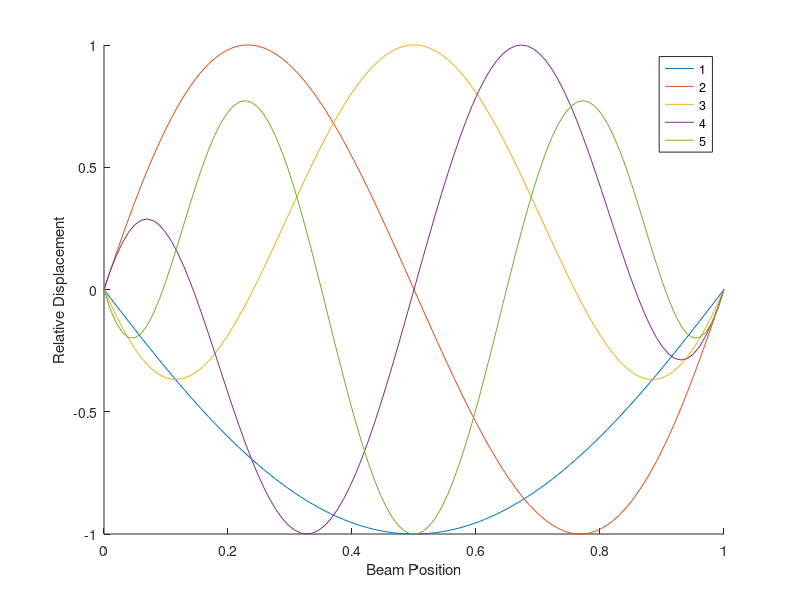
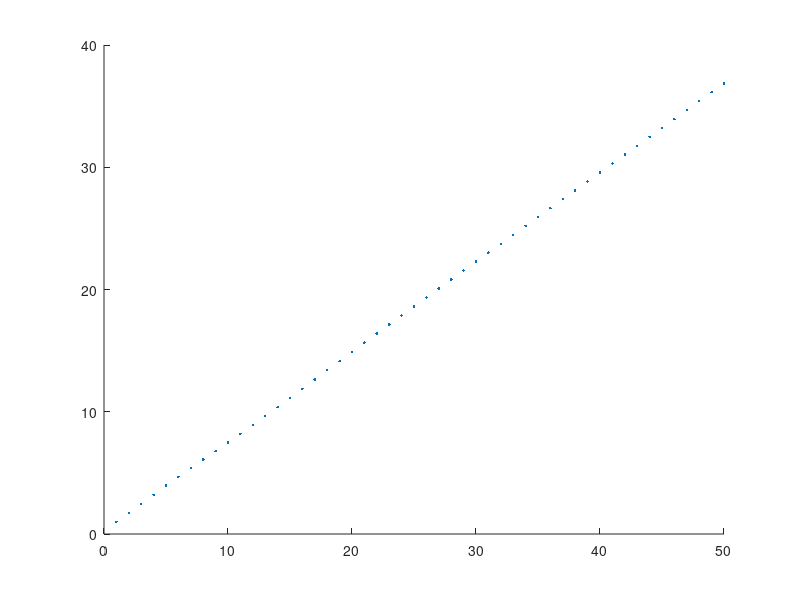
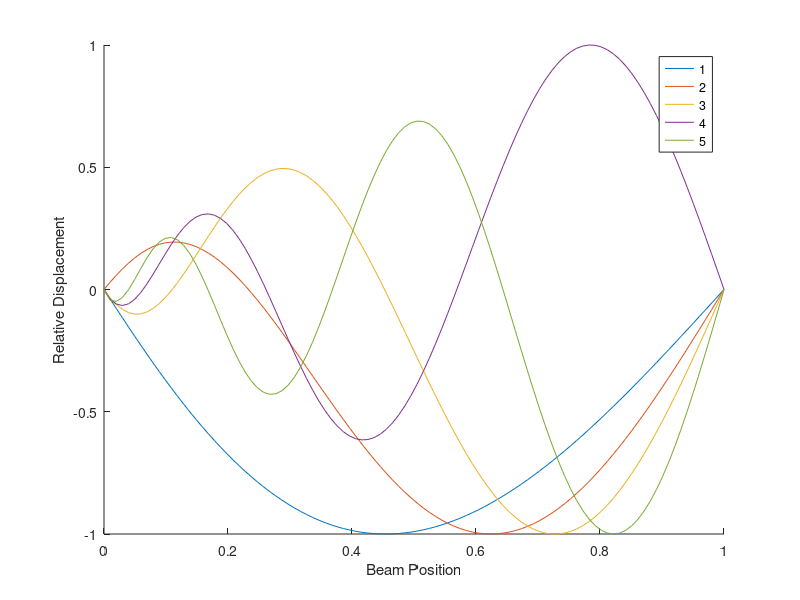
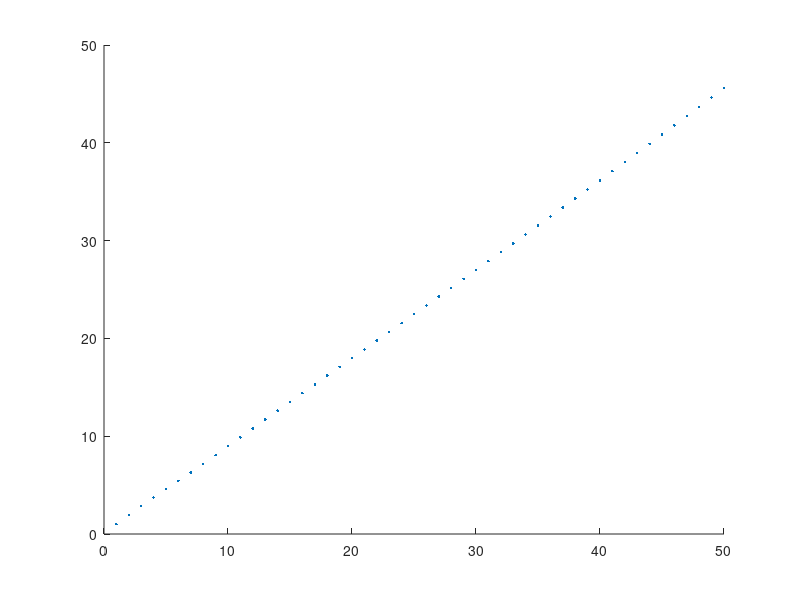

Reproduce these figures in MATLAB, in order.
clc; clear all;
addpath('Functions\');

%% BeamExamplesFEM.m
%  Joseph Anthony
%
% Created:         11/08/25
% Last Modified:   11/08/25
%
% Description: Produces several diagrams of BI-BI, BI-SS, SS-SS, and BI-FF beams
%   with their eigenspectra.
%% Flags
FLAG.DISPLAY_MODES = true;
FLAG.DISPLAY_SPECTRUM = true;
FLAG.CALCULATE_TIMESOLVER = true;

%% Parameters
n = 100;         % Mesh size, number of interior points
shapes = n;     % Number of shape functions

L = 1;           % Beam length
modeCount = 5;    % Number of displayed modes

%% BI-BI Beam
xvals = linspace(0,L,n+2);
deltax = mean(diff(xvals));
basis = zeros(shapes, n+2);
Dbasis = zeros(shapes, n+1);
D2basis = zeros(shapes, n);

% Generate shape functions and their respective derivatives
for i = 1:shapes
    basis(i,:) = xvals.*(xvals-L*ones(1,n+2)).*sin(pi*i*xvals);
    Dbasis(i,:) = diff(basis(i,:))/deltax;
    D2basis(i,:) = diff(Dbasis(i,:))/deltax;
end

% Generate symmetric stiffness matrices
K = zeros(shapes);
M = zeros(shapes);

for row = 1:shapes
    for col = 1:row
        K(row,col) = trapz(xvals(2:end-1), D2basis(row,:).*D2basis(col,:));
        M(row, col) = trapz(xvals, basis(row,:).*basis(col,:));
    end
end
K = K + K' - diag(diag(K));
M = M + M' - diag(diag(M));

% Determine sorted eigenbasis
[evecs, evals] = eig(K);
[~, index] = sort(diag(abs(evals))); 
evals = evals(index,index);
evecs = evecs(:, index);

% Display mode shapes
modeshapes = basis'*evecs;
modeshapes = modeshapes';

if FLAG.DISPLAY_MODES
    figure();
    hold on
    for i = 1:modeCount
        modeshapes(i,:) = modeshapes(i,:)/max(abs(modeshapes(i,:)));
        plot(xvals, modeshapes(i,:));
    end
    xlabel("Beam Position");
    ylabel("Relative Displacement");
    legend('1','2','3','4','5');
end


% Plot eigenvalue spectrum
espectrum = abs(diag(evals))/abs(evals(1,1));
scaled_espectrum = espectrum.^(1/4);

if FLAG.DISPLAY_SPECTRUM
    figure();
    hold on
    plot(scaled_espectrum(1:50), "LineStyle", "none", "Marker", ".");
end

%% BI-SS Beam
xvals = linspace(0,L,n+2);
deltax = mean(diff(xvals));
basis = zeros(shapes, n+2);
Dbasis = zeros(shapes, n+1);
D2basis = zeros(shapes, n);

% Generate shape functions and their respective derivatives
for i = 1:shapes
    basis(i,:) = xvals.*sin(i*pi*xvals);
    Dbasis(i,:) = diff(basis(i,:))/deltax;
    D2basis(i,:) = diff(Dbasis(i,:))/deltax;
end

% Generate symmetric stiffness matrices
K = zeros(shapes);
M = zeros(shapes);

for row = 1:shapes
    for col = 1:row
        K(row,col) = trapz(xvals(2:end-1), D2basis(row,:).*D2basis(col,:));
        M(row, col) = trapz(xvals, basis(row,:).*basis(col,:));
    end
end
K = K + K' - diag(diag(K));
M = M + M' - diag(diag(M));

% Determine sorted eigenbasis
[evecs, evals] = eig(K);
[~, index] = sort(diag(abs(evals))); 
evals = evals(index,index);
evecs = evecs(:, index);

% Display mode shapes
modeshapes = basis'*evecs;
modeshapes = modeshapes';

if FLAG.DISPLAY_MODES
    figure();
    hold on
    for i = 1:modeCount
        modeshapes(i,:) = modeshapes(i,:)/max(abs(modeshapes(i,:)));
        plot(xvals, modeshapes(i,:));
    end
    xlabel("Beam Position");
    ylabel("Relative Displacement");
    legend('1','2','3','4','5');
end


% Plot eigenvalue spectrum
espectrum = abs(diag(evals))/abs(evals(1,1));
scaled_espectrum = espectrum.^(1/4);

if FLAG.DISPLAY_SPECTRUM
    figure();
    hold on
    plot(scaled_espectrum(1:50), "LineStyle", "none", "Marker", ".");
end

%% BI-FF Beam
xvals = linspace(0,L,n+2);
deltax = mean(diff(xvals));
basis = zeros(shapes, n+2);
Dbasis = zeros(shapes, n+1);
D2basis = zeros(shapes, n);

% Generate shape functions and their respective derivatives
for i = 1:shapes
    basis(i,:) = xvals.^1.1.*cos(i*xvals*pi);
    Dbasis(i,:) = diff(basis(i,:))/deltax;
    D2basis(i,:) = diff(Dbasis(i,:))/deltax;
end

% Generate symmetric stiffness matrices
K = zeros(shapes);
M = zeros(shapes);

for row = 1:shapes
    for col = 1:row
        K(row,col) = trapz(xvals(2:end-1), D2basis(row,:).*D2basis(col,:));
        M(row, col) = trapz(xvals, basis(row,:).*basis(col,:));
    end
end
K = K + K' - diag(diag(K));
M = M + M' - diag(diag(M));

% Determine sorted eigenbasis
[evecs, evals] = eig(K);
[~, index] = sort(diag(abs(evals))); 
evals = evals(index,index);
evecs = evecs(:, index);

% Display mode shapes
modeshapes = basis'*evecs;
modeshapes = modeshapes';

if FLAG.DISPLAY_MODES
    figure();
    hold on
    for i = 1:modeCount
        modeshapes(i,:) = modeshapes(i,:)/max(abs(modeshapes(i,:)));
        plot(xvals, modeshapes(i,:));
    end
    xlabel("Beam Position");
    ylabel("Relative Displacement");
    legend('1','2','3','4','5');
end


% Plot eigenvalue spectrum
espectrum = abs(diag(evals))/abs(evals(1,1));
scaled_espectrum = espectrum.^(1/4);

if FLAG.DISPLAY_SPECTRUM
    figure();
    hold on
    plot(scaled_espectrum(1:50), "LineStyle", "none", "Marker", ".");
end

%% SS-SS Beam
xvals = linspace(0,L,n+2);
deltax = mean(diff(xvals));
basis = zeros(shapes, n+2);
Dbasis = zeros(shapes, n+1);
D2basis = zeros(shapes, n);

% Generate shape functions and their respective derivatives
for i = 1:shapes
    basis(i,:) = sin(i*xvals*pi);
    Dbasis(i,:) = diff(basis(i,:))/deltax;
    D2basis(i,:) = diff(Dbasis(i,:))/deltax;
end

% Generate symmetric stiffness matrices
K = zeros(shapes);
M = zeros(shapes);

for row = 1:shapes
    for col = 1:row
        K(row,col) = trapz(xvals(2:end-1), D2basis(row,:).*D2basis(col,:));
        M(row, col) = trapz(xvals, basis(row,:).*basis(col,:));
    end
end
K = K + K' - diag(diag(K));
M = M + M' - diag(diag(M));

% Determine sorted eigenbasis
[evecs, evals] = eig(K);
[~, index] = sort(diag(abs(evals))); 
evals = evals(index,index);
evecs = evecs(:, index);

% Display mode shapes
modeshapes = basis'*evecs;
modeshapes = modeshapes';

if FLAG.DISPLAY_MODES
    figure();
    hold on
    for i = 1:modeCount
        modeshapes(i,:) = modeshapes(i,:)/max(abs(modeshapes(i,:)));
        plot(xvals, modeshapes(i,:));
    end
    xlabel("Beam Position");
    ylabel("Relative Displacement");
    legend('1','2','3','4','5');
end


% Plot eigenvalue spectrum
espectrum = abs(diag(evals))/abs(evals(1,1));
scaled_espectrum = espectrum.^(1/4);

if FLAG.DISPLAY_SPECTRUM
    figure();
    hold on
    plot(scaled_espectrum(1:50), "LineStyle", "none", "Marker", ".");
end